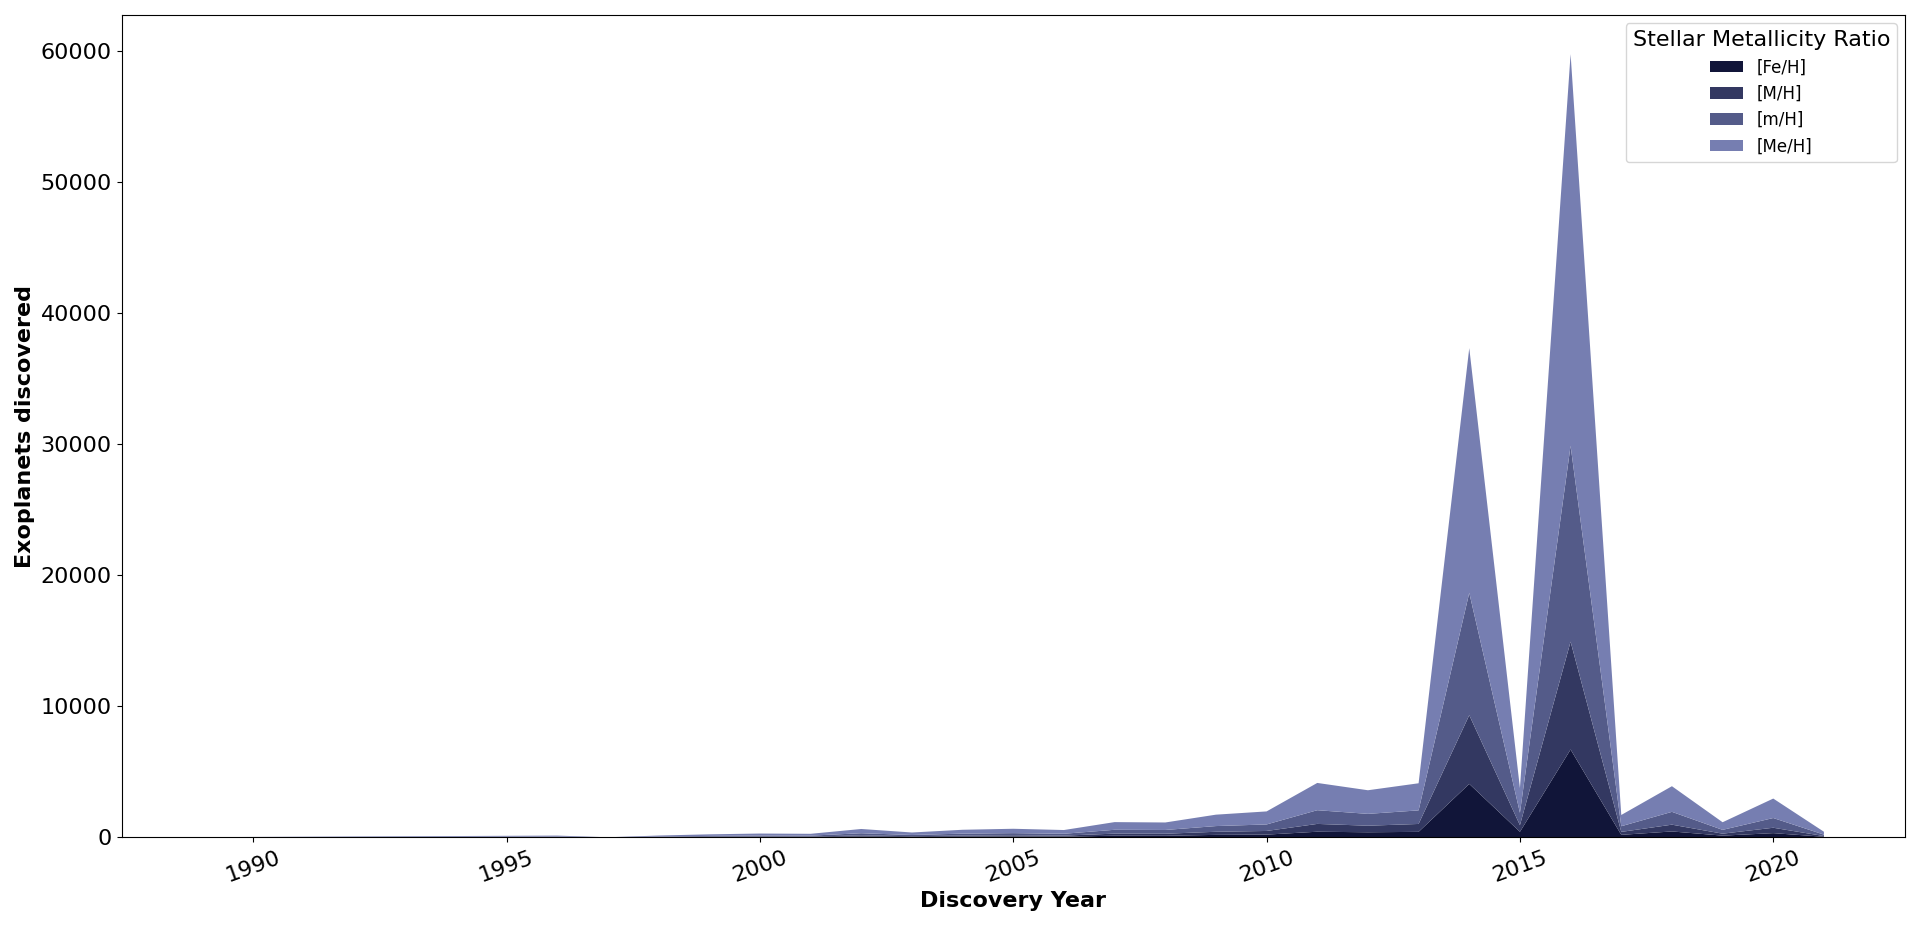

Generate this figure with Python:

# Paths:
path_data = "data/"

# Packages:
import numpy as np
import pandas as pd
import matplotlib.pyplot as plt
from matplotlib.colors import LinearSegmentedColormap

# Display options:
pd.set_option("display.width", 1200)
pd.set_option("display.max_columns", 300)
pd.set_option("display.max_rows", 300)

# Dataset:
df = pd.read_csv(path_data + "nasa_exoplanets.csv")
df_varnames = pd.read_csv(path_data + "nasa_exoplanets_var_names.csv")

# Variables:
x_var = "disc_year"
x_var_name = df_varnames.loc[(df_varnames["var"] == x_var), ["var_name"]].values[0][0]
y_var_name = "Exoplanets discovered"
color_var = "st_metratio"
color_var_name = df_varnames.loc[(df_varnames["var"] == color_var), ["var_name"]].values[0][0]

# Adapt the data:
df_plot = df.groupby([x_var, color_var]).size().reset_index(name = "y_var")
lvls = df_plot[color_var].unique()
n_levels = len(lvls)
df_plot_h = df_plot.copy()
l = 0
df_plot_h = pd.merge(left = df_plot_h.loc[df_plot_h[color_var] == lvls[l], ],
                     right = df_plot.loc[df_plot[color_var] == lvls[l + 1], ],
                     how = "outer",
                     left_on = x_var,
                     right_on = x_var,
                     suffixes = (None, "_y" + str(l + 1)))
for l in range(1, n_levels - 1):
    df_plot_h = pd.merge(left = df_plot_h,
                         right = df_plot.loc[df_plot[color_var] == lvls[l + 1], ],
                         how = "outer",
                         left_on = x_var,
                         right_on = x_var,
                         suffixes = (None, "_y" + str(l + 1)))
df_plot = pd.concat([pd.DataFrame({"yeq0": [0]*df_plot_h.shape[0]}), df_plot_h.copy()],
                    axis = 1)
for i in range(5, 2*n_levels + 2, 2):
    df_plot.iloc[:, i] = df_plot.iloc[:, [j for j in range(3, i + 2, 2)]].fillna(0).sum(axis = 1)

# Plot:
cmap = LinearSegmentedColormap.from_list("my_palette", ["#111539", "#97A1D9"])
my_palette = [cmap(i/n_levels) for i in np.array(range(n_levels))]

fig, ax = plt.subplots(
    figsize = (20, 10),
    tight_layout = True
)
_ = ax.stackplot(
    df_plot[x_var],
    np.vstack([df_plot.iloc[:, i] for i in range(3, 2*n_levels + 3, 2)]),
    baseline = "zero",
    labels = lvls,
    colors = my_palette
)
_ = ax.legend(
    fontsize = "large",
    title = color_var_name,
    title_fontsize = 16,
    loc = "upper right"
)
_ = ax.set_xlabel(
    x_var_name,
    fontsize = 16,
    fontweight = "bold"
)
_ = ax.set_ylabel(
    y_var_name,
    fontsize = 16,
    fontweight = "bold"
)
_ = ax.tick_params(
    axis = "x", 
    which = "major", 
    labelsize = 16,
    rotation = 20
)
_ = ax.tick_params(
    axis = "y", 
    which = "major", 
    labelsize = 16
)
